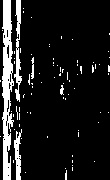
#> input picture brightenYourWay/test.jpg, 110 x 180 px
$ python -i contour.py   (imports and definitions only)
#> lines starting #> are read from the running program, lines starting #| are printed output that depends on the picture; after the words box and inside, x2 and y2 are one past the last pixel; in counts of white or black regions, pixels touching at a corner belong together
#> further down, picture is the input picture: shape (180, 110, 3); min 0, max 255, mean 29.1
import numpy as np
import cv2 as cv


def get_contours(im):
	imgray = cv.cvtColor(im, cv.COLOR_BGR2GRAY)
	imgray = cv.GaussianBlur(imgray,(5,5),0)
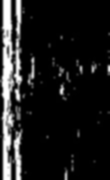
#> imgray: shape (180, 110); min 0, max 255, mean 29.2
	ret, thresh = cv.threshold(imgray, 190, 255, 0)
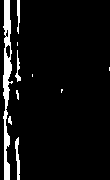
#> thresh: shape (180, 110); 6.3% white; 10 white regions (4 under 20 px)
	contours, hierarchy = cv.findContours(thresh, cv.RETR_TREE, cv.CHAIN_APPROX_SIMPLE)
#> contours = 12 contours, 7 with area under 20; largest, box (x1, y1, x2, y2) and area: (3, 0, 13, 180) 770, (15, 137, 20, 180) 81, (5, 44, 11, 59) 53, (17, 0, 20, 34) 43, (15, 50, 21, 82) 38
	result = []
	for cnt in contours:
		if cv.contourArea(cnt) > 1:
			result.append(cnt)
#> this loop made 12 passes
#> cnt on passes 5, 6, 8: [[32, 74], [32, 76]], [[109, 67], [109, 70]], [[17, 42], [17, 45]]
#> after the loop, result = 9 contours, 4 with area under 20; largest, box (x1, y1, x2, y2) and area: (3, 0, 13, 180) 770, (15, 137, 20, 180) 81, (5, 44, 11, 59) 53, (17, 0, 20, 34) 43, (15, 50, 21, 82) 38
	return thresh, result


def get_first_center(im):
	origin_y = 90
	origin_x = 100
	hresh, result = get_contours(im)
	for cnt in contours:
		rect = cv.minAreaRect(cnt)
		cx = rect[0][0]
		cy = rect[0][1]
		# M = cv.moments(cnt)
		# cx = int(M['m10']/M['m00'])
		# cy = int(M['m01']/M['m00'])
class PersonFinder:
	# [101 lines left out: functions __init__, __Get_Coordinates, get_new_cors, not called in this run]

# im = cv.imread('test.jpg')
# contours = get_contours(im)

# for cnt in contours:
# 	# M = cv.moments(cnt)
# 	# cx = int(M['m10']/M['m00'])
# 	# cy = int(M['m01']/M['m00'])
# 	# cv.circle(thresh, (cx,cy), 1, color=(0,255,255), thickness=2, lineType=8, shift=0)
# 	# print(cx,cy)
# 	# print(cv.contourArea(cnt))
# 	# cv.drawContours(thresh, [cnt], 0, (183,23,100), -1)
# for row in thresh:
# 	for i in range(len(row)):
# 		row[i] = 255

# cv.imshow('thresh', thresh)
# cv.waitKey(0)

>>> import cv2
>>> picture = cv2.imread('../test.jpg')
#> (the run stopped early here; a loop or call above may not have finished)
